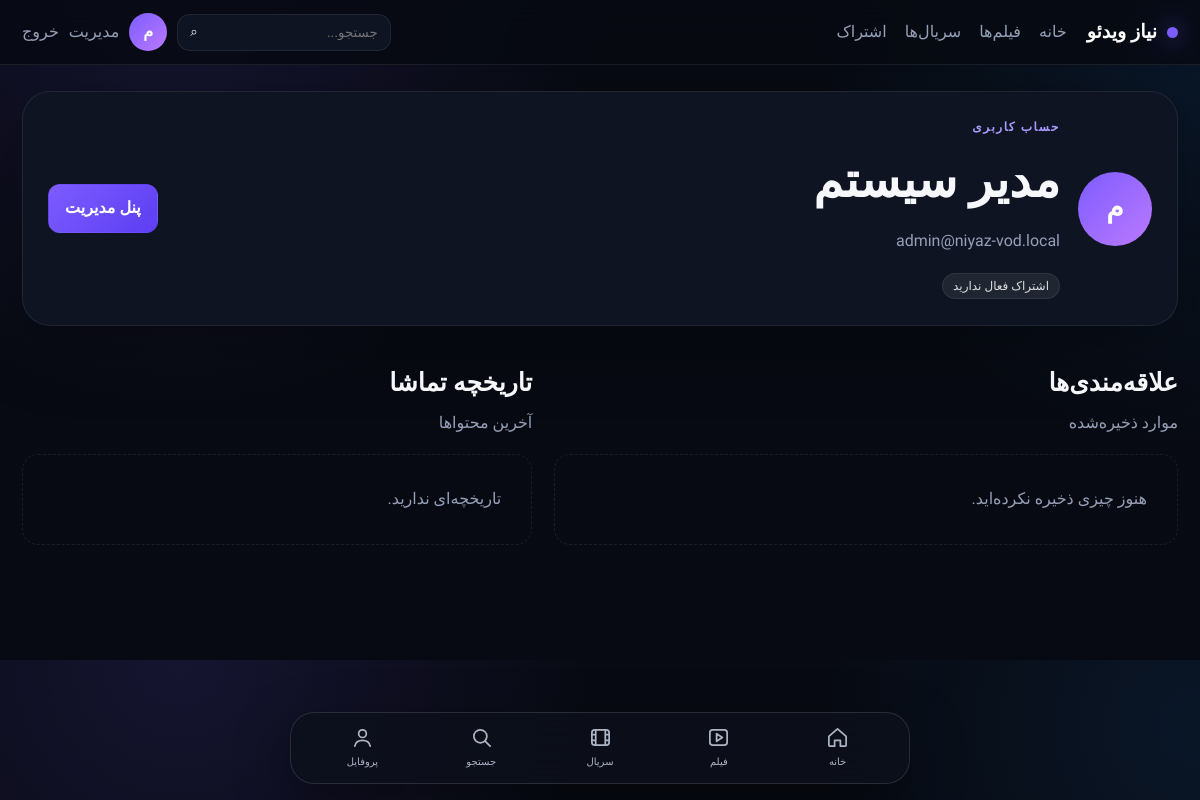
Screenshot of /profile (signed in) with the database file from the repository.
### models/extra.py (models this page shows)
class Setting(db.Model):
    __tablename__ = 'settings'
    id = db.Column(db.Integer, primary_key=True)
    key = db.Column(db.String(120), unique=True, nullable=False)
    value = db.Column(db.Text, default='', nullable=False)

### models/user.py (models this page shows, shortened)
class User(UserMixin, db.Model):
    __tablename__ = "users"
    id = db.Column(db.Integer, primary_key=True)
    name = db.Column(db.String(120), nullable=False)
    email = db.Column(db.String(255), unique=True, nullable=False, index=True)
    phone = db.Column(db.String(30), unique=True, nullable=True, index=True)
    password_hash = db.Column(db.String(255), nullable=False)
    is_admin = db.Column(db.Boolean, default=False, nullable=False)
    created_at = db.Column(db.DateTime, default=datetime.utcnow, nullable=False)
    subscriptions = db.relationship("Subscription", back_populates="user", lazy=True, cascade="all, delete-orphan")
    favorites = db.relationship("Favorite", back_populates="user", lazy=True, cascade="all, delete-orphan")
    history = db.relationship("WatchHistory", back_populates="user", lazy=True, cascade="all, delete-orphan")
    @property
    def active_subscription(self):
        now = datetime.utcnow()
        return next((s for s in self.subscriptions if s.is_active and s.ends_at > now), None)
    @property
    def premium(self):
        return self.active_subscription is not None

### routes/main.py (the view)
@main_bp.get("/profile")
@login_required
def profile():
    favs = Favorite.query.filter_by(user_id=current_user.id).order_by(Favorite.created_at.desc()).all()
    history = WatchHistory.query.filter_by(user_id=current_user.id).order_by(WatchHistory.updated_at.desc()).limit(10).all()
    return render_template("profile.html", favs=favs, history=history)

### templates/profile.html (shortened to what this page needs)
{% extends 'base.html' %}
{% block content %}
<section class="profile-head"><div class="profile-avatar">{{ current_user.name[:1]|upper }}</div><div><div class="eyebrow">حساب کاربری</div><h1>{{ current_user.name }}</h1><p>{{ current_user.email }}</p>{% if current_user.premium %}<span class="status ok">اشتراک فعال تا {{ current_user.active_subscription.ends_at.strftime('%Y/%m/%d') }}</span>{% else %}<span class="status">اشتراک فعال ندارید</span>{% endif %}</div>{% if current_user.is_admin %}<a class="btn btn-primary" href="{{ url_for('admin.dashboard') }}">پنل مدیریت</a>{% endif %}</section>
<div class="split-sections"><section><div class="section-head"><div><h2>علاقه‌مندی‌ها</h2><p>موارد ذخیره‌شده</p></div></div><div class="mini-grid">{% for fav in favs %}{% set item=fav.content %}{% include 'partials/card.html' %}{% else %}<div class="empty">هنوز چیزی ذخیره نکرده‌اید.</div>{% endfor %}</div></section><section><div class="section-head"><div><h2>تاریخچه تماشا</h2><p>آخرین محتواها</p></div></div><div class="history-list">{% for h in history %}<a href="{{ url_for('main.watch', slug=h.content.slug) }}"><span>{{ h.content.title }}</span><small>{{ h.updated_at.strftime('%Y/%m/%d %H:%M') }}</small></a>{% else %}<div class="empty">تاریخچه‌ای ندارید.</div>{% endfor %}</div></section></div>
{% endblock %}

### templates/base.html (shortened to what this page needs)
<!doctype html>
<html lang="fa" dir="rtl">
<head>
  <link rel="stylesheet" href="{{ url_for('static', filename='css/app.css') }}"><style>:root{--primary:{{ primary_color|e }};}</style>
</head>
<body>
  <header class="topbar">
    <a class="brand" href="{{ url_for('main.home') }}"><span class="brand-dot"></span>{{ site_name }}</a>
    <nav class="main-nav">
      <a href="{{ url_for('main.home') }}">خانه</a>
      <a href="{{ url_for('main.movies') }}">فیلم‌ها</a>
      <a href="{{ url_for('main.series') }}">سریال‌ها</a>
      <a href="{{ url_for('main.subscriptions') }}">اشتراک</a>
    </nav>
    <div class="top-actions">
      <form class="search" action="{{ url_for('main.home') }}" method="get">
        <input name="q" value="{{ request.args.get('q','') }}" placeholder="جستجو...">
        <button aria-label="جستجو">⌕</button>
      </form>
      {% if current_user.is_authenticated %}
        <a class="avatar" href="{{ url_for('main.profile') }}">{{ current_user.name[:1] }}</a>
        {% if current_user.is_admin %}<a class="mini-link" href="{{ url_for('admin.dashboard') }}">مدیریت</a>{% endif %}
        <a class="mini-link" href="{{ url_for('auth.logout') }}">خروج</a>
      {% else %}
        <a class="btn btn-ghost" href="{{ url_for('auth.login') }}">ورود</a>
        <a class="btn btn-primary" href="{{ url_for('auth.register') }}">ثبت‌نام</a>
      {% endif %}
    </div>
  </header>
  <main class="page-shell">{% block content %}{% endblock %}</main>
  <nav class="bottom-nav" aria-label="منوی اصلی">
    <a href="{{ url_for('main.home') }}"><svg viewBox="0 0 24 24"><path d="M3 10.8 12 3l9 7.8v9.2a1 1 0 0 1-1 1h-5v-6H9v6H4a1 1 0 0 1-1-1z"/></svg><small>خانه</small></a>
    <a href="{{ url_for('main.movies') }}"><svg viewBox="0 0 24 24"><rect x="3" y="4" width="18" height="16" rx="3"/><path d="m10 8 6 4-6 4z"/></svg><small>فیلم</small></a>
    <a href="{{ url_for('main.series') }}"><svg viewBox="0 0 24 24"><rect x="3" y="4" width="18" height="16" rx="3"/><path d="M7 4v16M17 4v16M3 9h4M17 9h4M3 15h4M17 15h4"/></svg><small>سریال</small></a>
    <a href="{{ url_for('main.home') }}#search"><svg viewBox="0 0 24 24"><circle cx="10.8" cy="10.8" r="6.8"/><path d="m16 16 5 5"/></svg><small>جستجو</small></a>
    <a href="{{ url_for('main.profile') if current_user.is_authenticated else url_for('auth.login') }}"><svg viewBox="0 0 24 24"><circle cx="12" cy="8" r="4"/><path d="M4 21c.8-4 3.4-6 8-6s7.2 2 8 6"/></svg><small>پروفایل</small></a>
  </nav>
</body>
</html>

### static/css/app.css (style rules this page uses)
:root { --bg:#070a12;--panel:#0f1422;--panel2:#141b2d;--line:rgba(255,255,255,.08);--text:#f6f7fb;--muted:#96a0b8;--primary:#7c5cff;--primary2:#5d3ef2;--ok:#37d493;--warn:#f5b84b;--danger:#ff6c77;--shadow:0 20px 70px rgba(0,0,0,.28) }
* { box-sizing:border-box }
html { scroll-behavior:smooth }
body { margin:0;background:radial-gradient(circle at 15% 0%,rgba(124,92,255,.13),transparent 26rem),radial-gradient(circle at 100% 10%,rgba(35,150,255,.09),transparent 24rem),var(--bg);color:var(--text);font-family:Vazirmatn,Tahoma,sans-serif;line-height:1.8 }
.page-shell { max-width:1220px;margin:0 auto;padding:26px 22px 80px }
.topbar { position:sticky;top:0;z-index:20;display:flex;align-items:center;gap:20px;padding:13px 22px;border-bottom:1px solid var(--line);background:rgba(7,10,18,.83);backdrop-filter:blur(18px) }
.brand { display:flex;align-items:center;gap:10px;text-decoration:none;color:#fff;font-weight:800;font-size:19px;white-space:nowrap }
.brand-dot { width:11px;height:11px;border-radius:50%;background:var(--primary);box-shadow:0 0 26px var(--primary) }
.main-nav { display:flex;gap:18px;flex:1 }
.main-nav a,.mini-link,.section-head>a,.auth-switch a { color:var(--muted);text-decoration:none }
.top-actions { display:flex;align-items:center;gap:10px }
.search { display:flex;background:var(--panel);border:1px solid var(--line);border-radius:13px;overflow:hidden }
.search input { width:180px;background:transparent;border:0;outline:0;color:#fff;padding:10px 12px }
.search button { background:transparent;border:0;color:#fff;padding:0 12px }
.btn { display:inline-flex;align-items:center;justify-content:center;gap:8px;min-height:42px;padding:9px 16px;border-radius:12px;border:1px solid var(--line);text-decoration:none;color:#fff;font-weight:700;cursor:pointer;background:var(--panel2) }
.btn-primary { background:linear-gradient(135deg,var(--primary),var(--primary2));border-color:transparent }
.avatar,.profile-avatar { display:grid;place-items:center;border-radius:50%;background:linear-gradient(135deg,var(--primary),#bb7aff);font-weight:800;color:#fff }
.avatar { width:38px;height:38px;text-decoration:none }
.hero-copy,.hero-art,.detail-hero,.toolbar,.auth-card,.admin-table-card,.form-page,.plan-card,.profile-head,.stat { background:var(--panel);border:1px solid var(--line);border-radius:28px;box-shadow:var(--shadow) }
.eyebrow { font-size:12px;letter-spacing:.13em;color:#a99bff;font-weight:800;text-transform:uppercase }
.hero-copy h1,.page-heading h1,.detail-copy h1,.auth-card h1,.profile-head h1,.admin-head h1,.form-page h1,.error-page h1 { font-size:clamp(32px,4vw,58px);line-height:1.25;margin:12px 0 }
.hero-copy p,.page-heading p,.detail-copy p,.auth-card>p,.profile-head p,.admin-head p,.form-page p { color:var(--muted) }
.section-head { display:flex;justify-content:space-between;align-items:end;gap:15px;margin:34px 0 16px }
.section-head h2 { margin:0 0 4px;font-size:25px }
.section-head p { margin:0;color:var(--muted) }
.pill-row span,.status,.plan-tag { padding:5px 10px;border-radius:999px;background:rgba(255,255,255,.07);border:1px solid var(--line);font-size:12px;color:#ddd }
.profile-head { display:flex;align-items:center;gap:18px;padding:25px }
.profile-avatar { width:74px;height:74px;font-size:28px;flex:0 0 auto }
.profile-head .btn { margin-right:auto }
.split-sections { display:grid;grid-template-columns:1.1fr .9fr;gap:22px }
.mini-grid { display:grid;grid-template-columns:repeat(3,minmax(0,1fr));gap:12px }
.history-list { display:grid;gap:8px }
.empty { padding:30px;border:1px dashed var(--line);border-radius:16px;color:var(--muted);grid-column:1/-1 }
.bottom-nav { position:fixed;display:flex;z-index:60;left:50%;transform:translateX(-50%);bottom:16px;width:min(620px,calc(100% - 28px));height:72px;border:1px solid rgba(255,255,255,.12);border-radius:24px;background:rgba(13,17,28,.82);backdrop-filter:blur(22px);-webkit-backdrop-filter:blur(22px);box-shadow:0 18px 55px rgba(0,0,0,.38);align-items:center;justify-content:space-around;padding:6px 12px }
.bottom-nav a { text-decoration:none;color:#aeb5c5;display:flex;flex-direction:column;align-items:center;gap:4px;font-size:11px }
.bottom-nav svg { width:23px;height:23px;fill:none;stroke:currentColor;stroke-width:1.8;stroke-linecap:round;stroke-linejoin:round }
.bottom-nav a { min-width:78px;height:58px;justify-content:center;border-radius:16px;transition:.2s }
.bottom-nav small { font-size:10px }
.page-shell { padding-bottom:115px }

### rows the page displays
Setting: value "نیاز ویدئو"
User: name "م", name "مدیر سیستم", email "admin@niyaz-vod.local"
